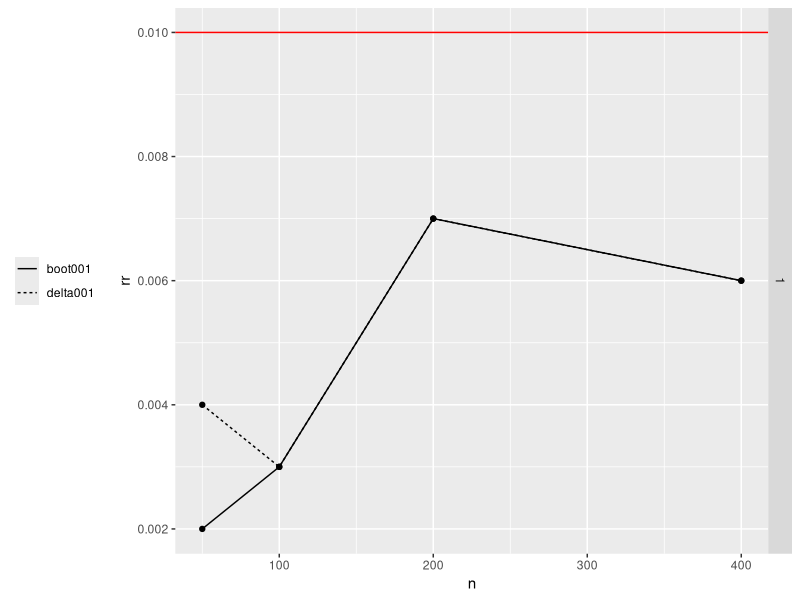
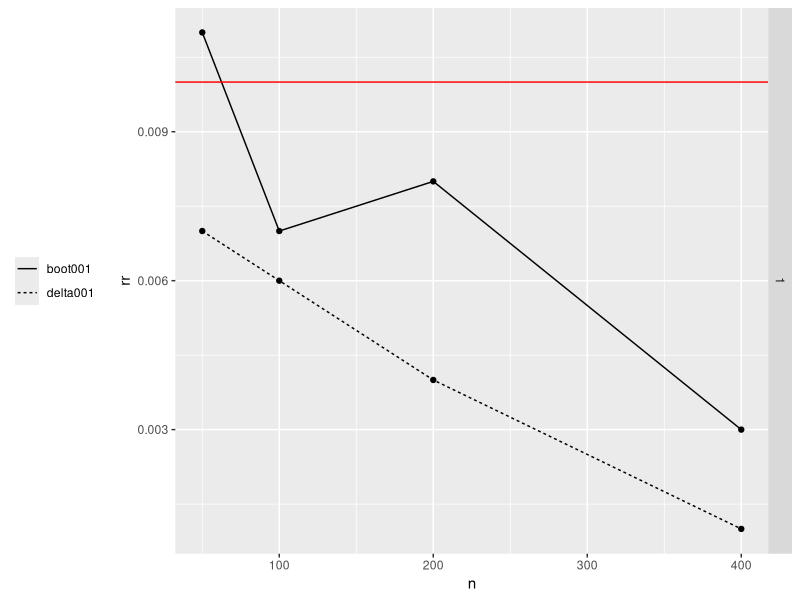
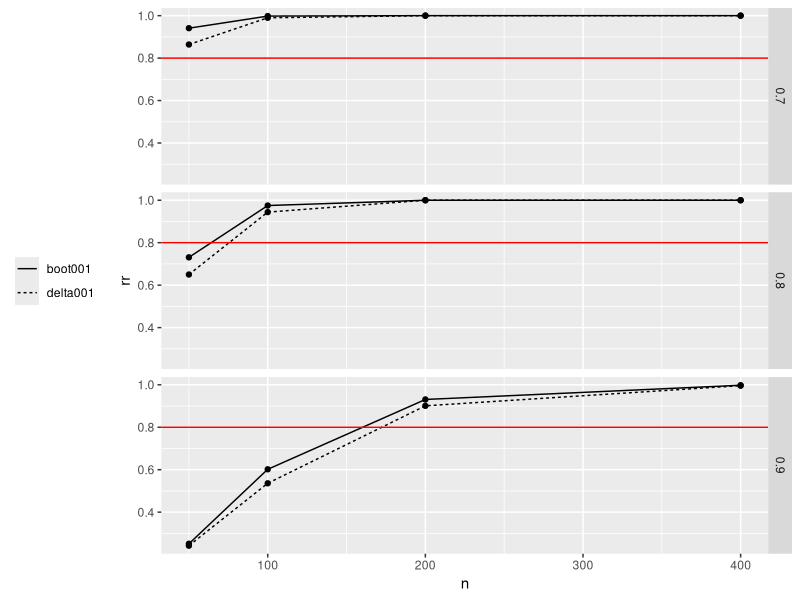
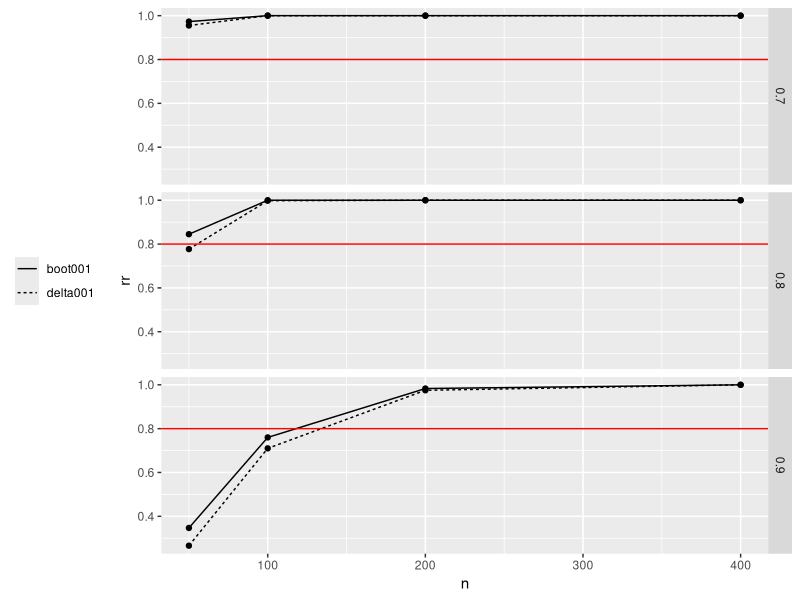
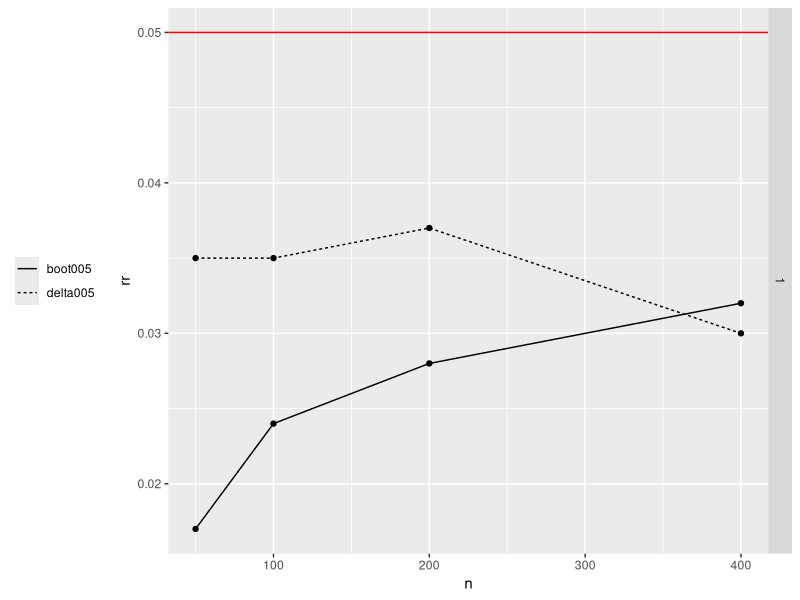
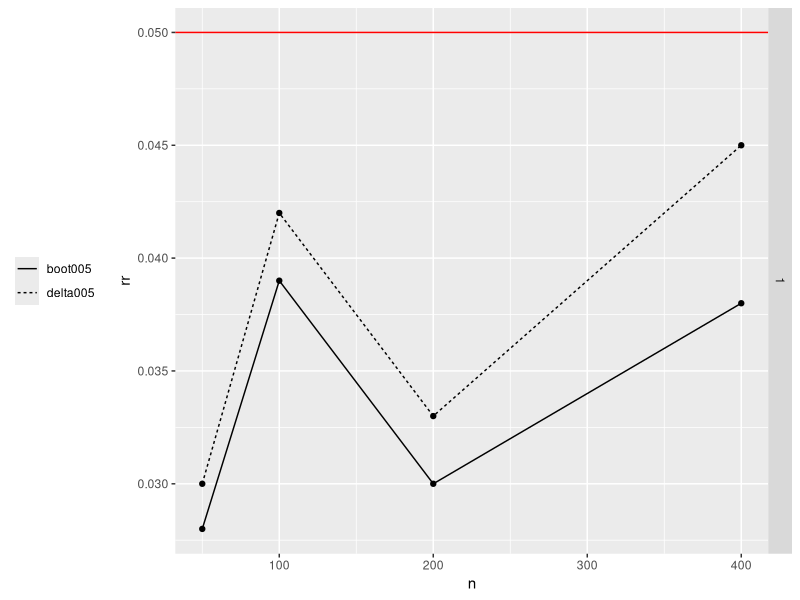
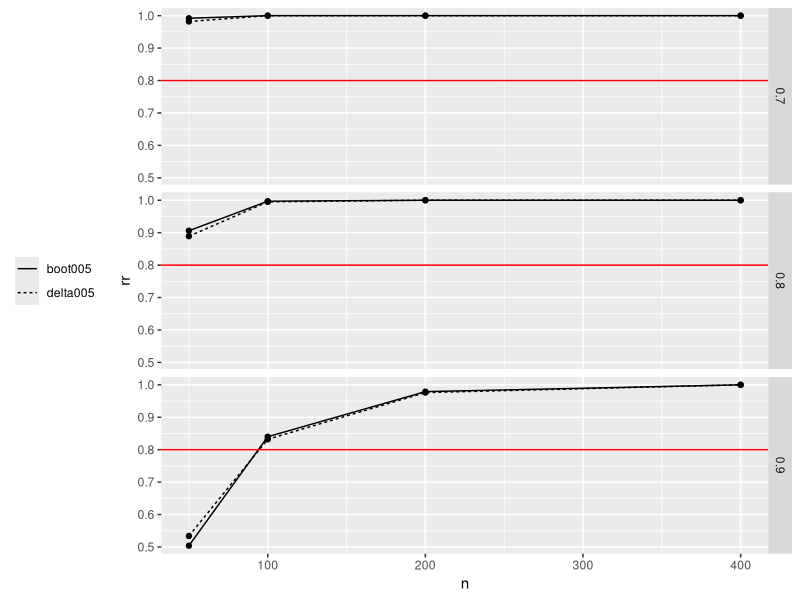
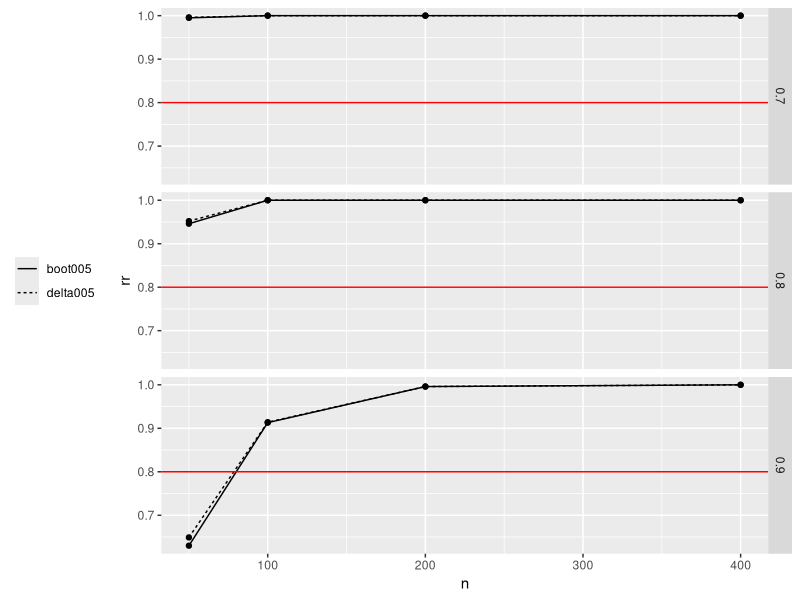

Write the R code that produced these figures, in order.
library(ggplot2)
library(dplyr)
library(tidyr)

normalsim <- read.csv2("normalsim.csv")
normalsimag <- read.csv2("normalsimag.csv")

nonnormalsim <- read.csv2("nonnormalsim.csv")
nonormalsimag <- read.csv2("nonnormalsimag.csv")

######################### NORMAL ################################################
normalsimaglong <- normalsimag %>%
  pivot_longer(
    cols = starts_with("rr"),    # alle Spalten, die mit "RR_" beginnen
    names_to = "Method",       # neue Spalte für die Nummern
    values_to = "rr",             # neue Spalte für die Werte
    names_prefix = "rr"          # entfernt "RR_" aus den Werten in RR_nummer
  )


##################### fuer 10 prozent NORMAL ####################################
plot001powernormal <- ggplot(normalsimaglong[normalsimaglong$correlation != 1 & normalsimaglong$Method %in% c("delta001", "boot001"),], aes(n, rr)) + 
  geom_line(aes(linetype = as.factor(Method))) + 
  geom_point() + facet_grid(rows = vars(correlation), labeller = label_parsed)  + 
  geom_hline(yintercept = c( 0.8), color = "red") + 
  theme(legend.position="left", legend.title=element_blank())


plot001errornormal <- ggplot(normalsimaglong[normalsimaglong$correlation == 1 & normalsimaglong$Method %in% c("delta001", "boot001"),], aes(n, rr)) + 
  geom_line(aes(linetype = as.factor(Method))) + 
  geom_point() + facet_grid(rows = vars(correlation), labeller = label_parsed)  + 
  geom_hline(yintercept = c( 0.01), color = "red") + 
  theme(legend.position="left", legend.title=element_blank())

##################### fuer 5 prozent NORMAL ####################################
plot005powernormal <- ggplot(normalsimaglong[normalsimaglong$correlation != 1 & normalsimaglong$Method %in% c("delta005", "boot005"),], aes(n, rr)) + 
  geom_line(aes(linetype = as.factor(Method))) + 
  geom_point() + facet_grid(rows = vars(correlation), labeller = label_parsed)  + 
  geom_hline(yintercept = c( 0.8), color = "red") + 
  theme(legend.position="left", legend.title=element_blank())


plot005errornormal <- ggplot(normalsimaglong[normalsimaglong$correlation == 1 & normalsimaglong$Method %in% c("delta005", "boot005"),], aes(n, rr)) + 
  geom_line(aes(linetype = as.factor(Method))) + 
  geom_point() + facet_grid(rows = vars(correlation), labeller = label_parsed)  + 
  geom_hline(yintercept = c( 0.05), color = "red") + 
  theme(legend.position="left", legend.title=element_blank())


##################### fuer 10 prozent NORMAL ####################################
plot010powernormal <- ggplot(normalsimaglong[normalsimaglong$correlation != 1 & normalsimaglong$Method %in% c("delta010", "boot010"),], aes(n, rr)) + 
  geom_line(aes(linetype = as.factor(Method))) + 
  geom_point() + facet_grid(rows = vars(correlation), labeller = label_parsed)  + 
  geom_hline(yintercept = c( 0.8), color = "red") + 
  theme(legend.position="left", legend.title=element_blank())


plot010errornormal <- ggplot(normalsimaglong[normalsimaglong$correlation == 1 & normalsimaglong$Method %in% c("delta010", "boot010"),], aes(n, rr)) + 
  geom_line(aes(linetype = as.factor(Method))) + 
  geom_point() + facet_grid(rows = vars(correlation), labeller = label_parsed)  + 
  geom_hline(yintercept = c( 0.10), color = "red") + 
  theme(legend.position="left", legend.title=element_blank())

####################### NON NORMAL ############################################

##################### fuer 1 prozent NONNORMAL #################################
nonnormalsimaglong <- nonormalsimag %>%
  pivot_longer(
    cols = starts_with("rr"),    # alle Spalten, die mit "RR_" beginnen
    names_to = "Method",       # neue Spalte für die Nummern
    values_to = "rr",             # neue Spalte für die Werte
    names_prefix = "rr"          # entfernt "RR_" aus den Werten in RR_nummer
  )

plot001powernonnormal <- ggplot(nonnormalsimaglong[nonnormalsimaglong$correlation != 1 & nonnormalsimaglong$Method %in% c("delta001", "boot001"),], aes(n, rr)) + 
  geom_line(aes(linetype = as.factor(Method))) + 
  geom_point() + facet_grid(rows = vars(correlation), labeller = label_parsed)  + 
  geom_hline(yintercept = c( 0.8), color = "red") + 
  theme(legend.position="left", legend.title=element_blank())


plot001errornonnormal <- ggplot(nonnormalsimaglong[nonnormalsimaglong$correlation == 1 & nonnormalsimaglong$Method %in% c("delta001", "boot001"),], aes(n, rr)) + 
  geom_line(aes(linetype = as.factor(Method))) + 
  geom_point() + facet_grid(rows = vars(correlation), labeller = label_parsed)  + 
  geom_hline(yintercept = c( 0.01), color = "red") + 
  theme(legend.position="left", legend.title=element_blank())


##################### fuer 5 prozent NONNORMAL #################################

plot005powernonnormal <- ggplot(nonnormalsimaglong[nonnormalsimaglong$correlation != 1 & nonnormalsimaglong$Method %in% c("delta005", "boot005"),], aes(n, rr)) + 
  geom_line(aes(linetype = as.factor(Method))) + 
  geom_point() + facet_grid(rows = vars(correlation), labeller = label_parsed)  + 
  geom_hline(yintercept = c( 0.8), color = "red") + 
  theme(legend.position="left", legend.title=element_blank())


plot005errornonnormal <- ggplot(nonnormalsimaglong[nonnormalsimaglong$correlation == 1 & nonnormalsimaglong$Method %in% c("delta005", "boot005"),], aes(n, rr)) + 
  geom_line(aes(linetype = as.factor(Method))) + 
  geom_point() + facet_grid(rows = vars(correlation), labeller = label_parsed)  + 
  geom_hline(yintercept = c( 0.05), color = "red") + 
  theme(legend.position="left", legend.title=element_blank())



##################### fuer 10 prozent NONNORMAL ################################# 
plot010powernonnormal <- ggplot(nonnormalsimaglong[nonnormalsimaglong$correlation != 1 & nonnormalsimaglong$Method %in% c("delta010", "boot010"),], aes(n, rr)) + 
  geom_line(aes(linetype = as.factor(Method))) + 
  geom_point() + facet_grid(rows = vars(correlation), labeller = label_parsed)  + 
  geom_hline(yintercept = c( 0.8), color = "red") + 
  theme(legend.position="left", legend.title=element_blank())


plot010errornonnormal <- ggplot(nonnormalsimaglong[nonnormalsimaglong$correlation == 1 & nonnormalsimaglong$Method %in% c("delta010", "boot010"),], aes(n, rr)) + 
  geom_line(aes(linetype = as.factor(Method))) + 
  geom_point() + facet_grid(rows = vars(correlation), labeller = label_parsed)  + 
  geom_hline(yintercept = c( 0.10), color = "red") + 
  theme(legend.position="left", legend.title=element_blank())

